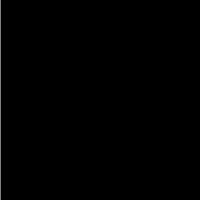
Frame 1 (no input)
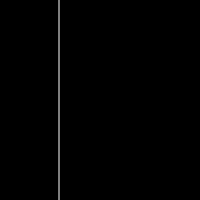
Frame 60 (no input)
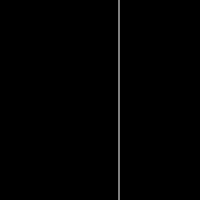
Frame 120 (the mouse pressed at the canvas centre since frame 60)

The p5.js sketch that drew these frames (run headless with seeded random() and noise() and a simulated clock; from frame 60 on, the mouse is pressed at the canvas centre):

// p5.js sketch
// ── sketch.js
let x = 0;

let timer;
let counter = 0
let interval;
let button;

function setup() {
  createCanvas(200, 200);
  timer = createP('tiemr')
  button = createButton('start timer')
  button.mousePressed(startTimer)

}

function startTimer() {
  interval = setInterval(timeIt, 500)
}

function stopTimer(){
  clearInterval(interval)
}

function timeIt() {
  timer.html(counter)
  counter++
}

function draw() {
  background(0);


  stroke(255)
  line(x, 0, x, height)

  x += 1;
  if (x > width) {
    x = 0
  }

}
